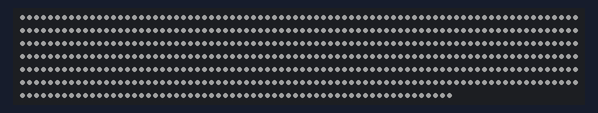
Recording of a sketch running on a simulated Arduino Uno, built with avr-gcc and run on an emulated ATmega328P. Parts: 542 RGB LEDs in strip order, left to right, continuing on the next row. Dim RGB values are drawn brighter than linear.

Above: at 1.1 s.

The sketch:

CDC_Body_Language.ino
```cpp
/* white

  Originally By: Andrew Tuline

  Lots of plain white lights

*/

#define FASTLED_INTERNAL 1
#include "FastLED.h"                                          // FastLED library. Please use the latest development version.

#if FASTLED_VERSION < 3001000
#error "Requires FastLED 3.1 or later; check github for latest code."
#endif

// Fixed definitions cannot change on the fly.
#define LED_DT 6                                             // Data pin to connect to the strip.
#define COLOR_ORDER GRB                                       // It's GRB for WS2812 and BGR for APA102.
#define LED_TYPE NEOPIXEL                                       // Using APA102, WS2812, WS2801. Don't forget to change LEDS.addLeds.
#define NUM_LEDS 542                                       // Number of LED's.
#define AMPS 3000

// Global variables can be changed on the fly.
uint8_t max_bright = 192;                                      // Overall brightness definition. It can be changed on the fly.

struct CRGB leds[NUM_LEDS];                                   // Initialize our LED array.

void setup() {
  delay(1000);                                                // Power-up safety delay.

  LEDS.addLeds<LED_TYPE, LED_DT>(leds, NUM_LEDS);  // Use this for WS2812

  FastLED.setBrightness(max_bright);
  set_max_power_in_volts_and_milliamps(5, AMPS);               // FastLED Power management set at 5V, 500mA.
} // setup()


void loop () {                                                // Several different ways to fill the strand with a solid colour.
  fill_solid(leds, NUM_LEDS, CRGB::White);                    // Now, that's black!
  show_at_max_brightness_for_power();                         // Power managed display
} // loop()
```
